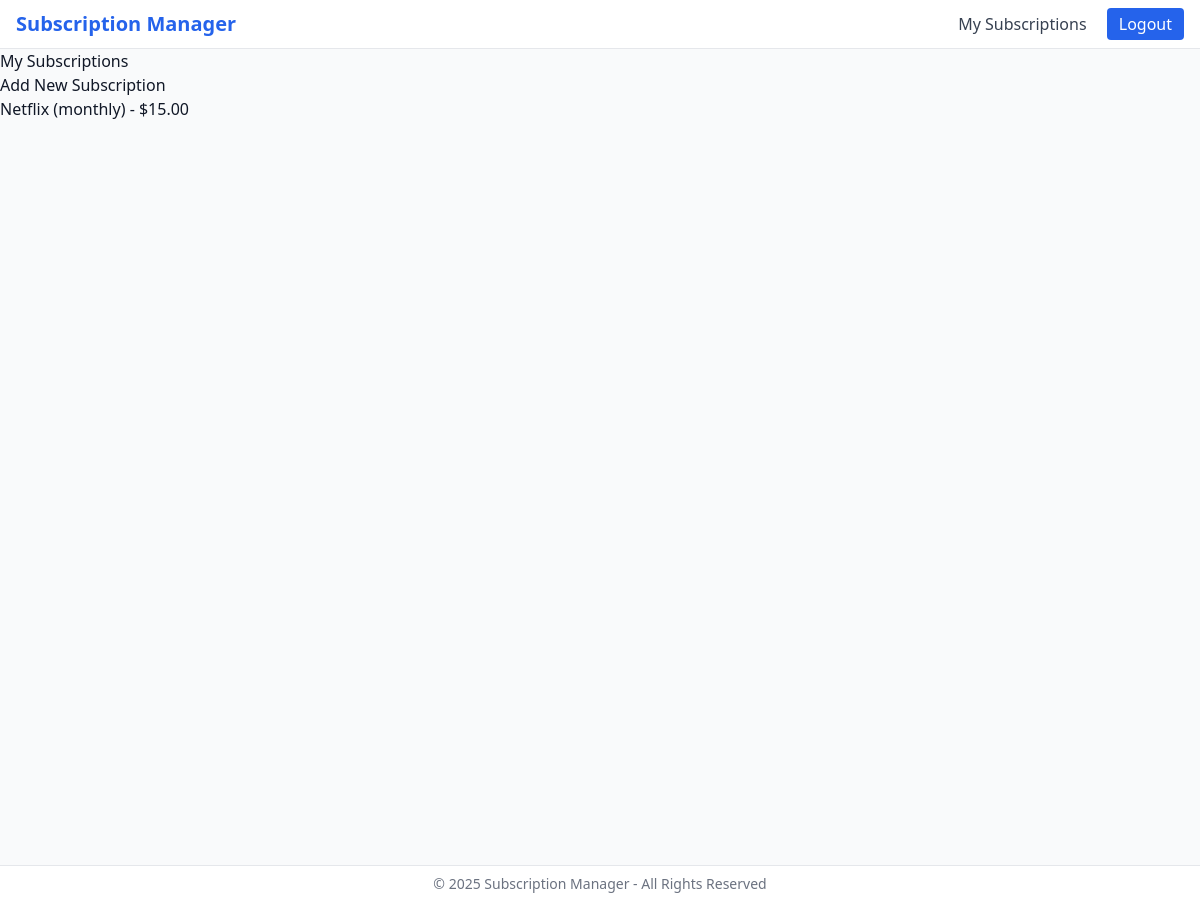
Page /subscriptions/ (signed in) on the earlier database version.
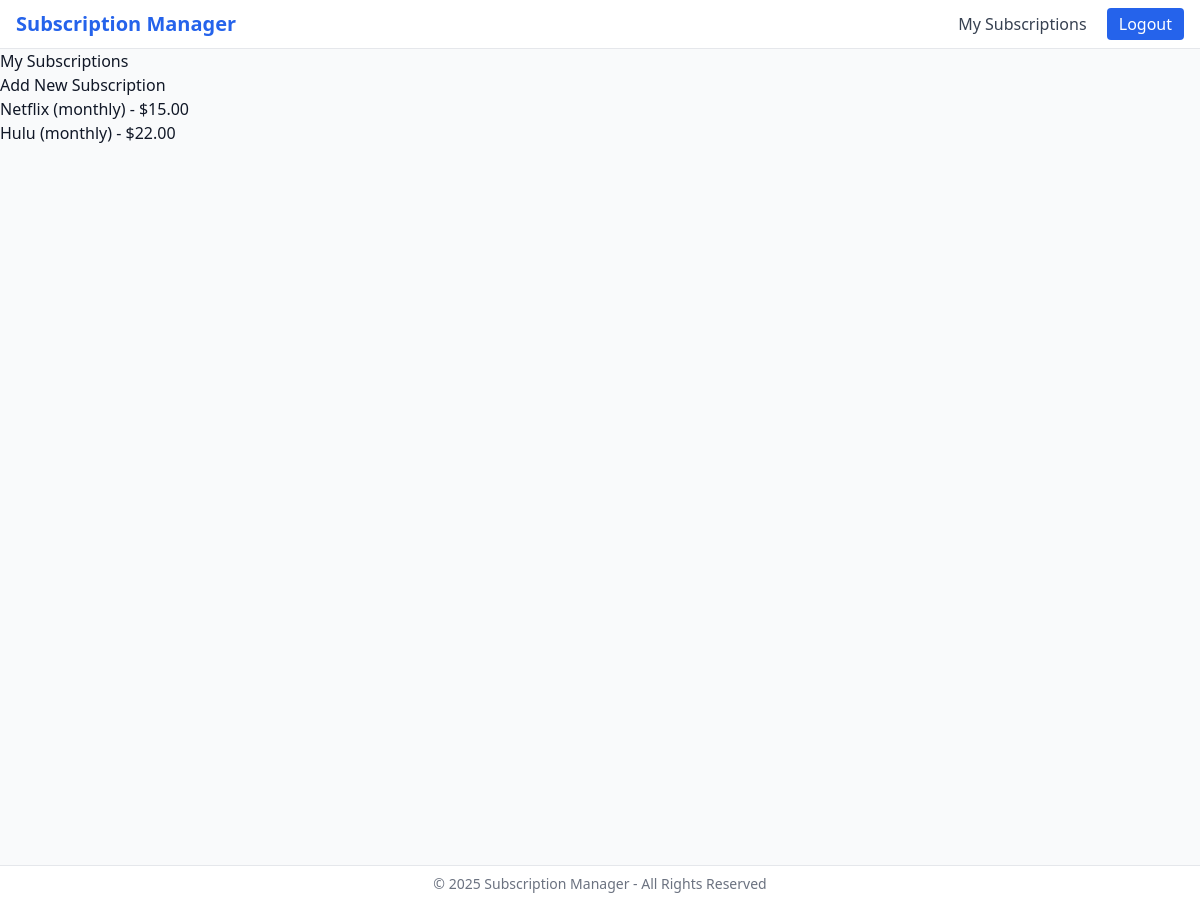
Same page on the later database version.
### subscriptions/models.py (models this page shows, shortened)
class Subscription(models.Model):
    BILLING_CHOICES = [
        ('monthly', 'Monthly'),
        ('yearly', 'Yearly'),
        ('custom', 'Custom'),
    ]
    user = models.ForeignKey(User, on_delete=models.CASCADE)
    name = models.CharField(max_length=255)
    cost = models.DecimalField(max_digits=10, decimal_places=2)
    billing_cycle = models.CharField(max_length=20, choices=BILLING_CHOICES, default='monthly')
    next_renewal = models.DateField()
    category = models.ForeignKey(Category, on_delete=models.SET_NULL, null=True, blank=True)

### subscriptions/views.py (the view)
# urls.py: path('', views.subscription_list, name='list'),
@login_required
def subscription_list(request):
    subscriptions = Subscription.objects.filter(user=request.user)
    return render(request, 'subscriptions/subscription_list.html', {'subscriptions': subscriptions})

### subscriptions/templates/subscriptions/subscription_list.html
{% extends 'base.html' %}
{% block content %}
  <h1>My Subscriptions</h1>
  <p><a href="{% url 'subscriptions:create' %}">Add New Subscription</a></p>
  <ul>
    {% for sub in subscriptions %}
      <li>
        <a href="{% url 'subscriptions:detail' sub.pk %}">
          {{ sub.name }} ({{ sub.billing_cycle }})
        </a> - ${{ sub.cost }}
      </li>
    {% endfor %}
  </ul>
{% endblock %}

### templates/base.html (shortened to what this page needs)
{% load static %}
<!DOCTYPE html>
<html>
  <head>
    <link href="{% static 'css/tailwind.output.css' %}" rel="stylesheet">
  </head>
  <body class="bg-gray-50 text-gray-900">
    <header>
      <nav class="bg-white border-b border-gray-200 px-4 py-2 flex items-center justify-between">
        <a href="{% url 'subscriptions:list' %}" class="text-xl font-bold text-blue-600">
          Subscription Manager
        </a>
        <div class="space-x-4">
          {% if user.is_authenticated %}
            <a href="{% url 'subscriptions:list' %}" class="text-gray-700 hover:text-blue-600">My Subscriptions</a>
            <form method="post" action="{% url 'logout' %}" class="inline">
              <button type="submit" class="bg-blue-600 text-white px-3 py-1 rounded hover:bg-blue-700">
                Logout
              </button>
            </form>
          {% else %}
            <a href="{% url 'login' %}" class="text-gray-700 hover:text-blue-600">Login</a>
            <a href="{% url 'register' %}" class="bg-blue-600 text-white px-3 py-1 rounded hover:bg-blue-700">Register</a>
          {% endif %}
        </div>
      </nav>
    </header>
    <main class="min-h-screen">
      {% block content %}
      {% endblock %}
    </main>
    <footer class="bg-white border-t border-gray-200 py-2 mt-4">
      <div class="container mx-auto px-4 text-center text-sm text-gray-500">
        © 2025 Subscription Manager - All Rights Reserved
      </div>
    </footer>
  </body>
</html>

Differences in the rows shown:
added Subscription: name "Hulu", billing_cycle "monthly", cost "22.00"
